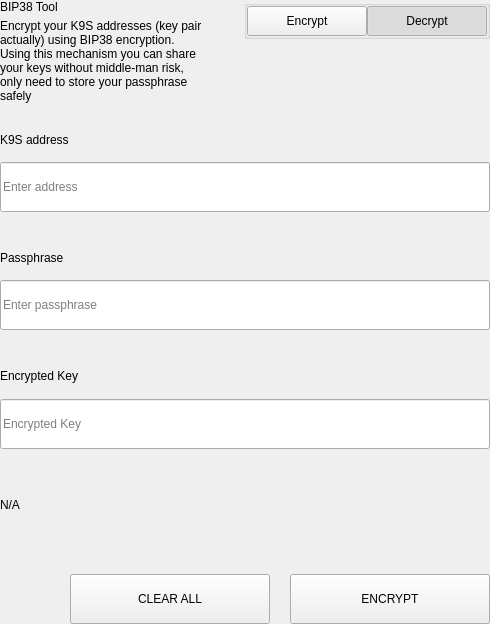
<?xml version="1.0" encoding="UTF-8"?>
<ui version="4.0">
 <class>SettingsBitToolWidget</class>
 <widget class="QWidget" name="SettingsBitToolWidget">
  <property name="geometry">
   <rect>
    <x>0</x>
    <y>0</y>
    <width>490</width>
    <height>624</height>
   </rect>
  </property>
  <property name="windowTitle">
   <string>Form</string>
  </property>
  <layout class="QVBoxLayout" name="verticalLayout">
   <property name="spacing">
    <number>0</number>
   </property>
   <property name="leftMargin">
    <number>0</number>
   </property>
   <property name="topMargin">
    <number>0</number>
   </property>
   <property name="rightMargin">
    <number>0</number>
   </property>
   <property name="bottomMargin">
    <number>0</number>
   </property>
   <item>
    <widget class="QWidget" name="left" native="true">
     <layout class="QVBoxLayout" name="verticalLayout_3">
      <property name="leftMargin">
       <number>0</number>
      </property>
      <property name="topMargin">
       <number>0</number>
      </property>
      <property name="rightMargin">
       <number>0</number>
      </property>
      <property name="bottomMargin">
       <number>0</number>
      </property>
      <item>
       <layout class="QVBoxLayout" name="verticalLayout_2">
        <property name="spacing">
         <number>0</number>
        </property>
        <item>
         <layout class="QHBoxLayout" name="horizontalLayout_3" stretch="3,1">
          <property name="spacing">
           <number>40</number>
          </property>
          <item>
           <layout class="QVBoxLayout" name="verticalLayoutTitle">
            <property name="spacing">
             <number>5</number>
            </property>
            <item>
             <widget class="QLabel" name="labelTitle">
              <property name="text">
               <string>BIP38 Tool</string>
              </property>
             </widget>
            </item>
            <item>
             <widget class="QLabel" name="labelSubtitle1">
              <property name="text">
               <string>Encrypt your K9S addresses (key pair actually) using BIP38 encryption.
Using this mechanism you can share your keys without middle-man risk, only need to store your passphrase safely</string>
              </property>
              <property name="wordWrap">
               <bool>true</bool>
              </property>
             </widget>
            </item>
           </layout>
          </item>
          <item alignment="Qt::AlignTop">
           <widget class="QGroupBox" name="groupBox">
            <property name="title">
             <string/>
            </property>
            <property name="alignment">
             <set>Qt::AlignLeading|Qt::AlignLeft|Qt::AlignTop</set>
            </property>
            <layout class="QHBoxLayout" name="horizontalLayout_4">
             <property name="spacing">
              <number>0</number>
             </property>
             <property name="leftMargin">
              <number>0</number>
             </property>
             <property name="topMargin">
              <number>0</number>
             </property>
             <property name="rightMargin">
              <number>0</number>
             </property>
             <property name="bottomMargin">
              <number>0</number>
             </property>
             <item>
              <spacer name="horizontalSpacer">
               <property name="orientation">
                <enum>Qt::Horizontal</enum>
               </property>
               <property name="sizeHint" stdset="0">
                <size>
                 <width>40</width>
                 <height>20</height>
                </size>
               </property>
              </spacer>
             </item>
             <item>
              <widget class="QPushButton" name="pushLeft">
               <property name="minimumSize">
                <size>
                 <width>120</width>
                 <height>30</height>
                </size>
               </property>
               <property name="maximumSize">
                <size>
                 <width>120</width>
                 <height>30</height>
                </size>
               </property>
               <property name="focusPolicy">
                <enum>Qt::NoFocus</enum>
               </property>
               <property name="text">
                <string>Encrypt</string>
               </property>
               <property name="checkable">
                <bool>true</bool>
               </property>
               <property name="autoExclusive">
                <bool>true</bool>
               </property>
              </widget>
             </item>
             <item>
              <widget class="QPushButton" name="pushRight">
               <property name="minimumSize">
                <size>
                 <width>120</width>
                 <height>30</height>
                </size>
               </property>
               <property name="maximumSize">
                <size>
                 <width>120</width>
                 <height>30</height>
                </size>
               </property>
               <property name="focusPolicy">
                <enum>Qt::NoFocus</enum>
               </property>
               <property name="text">
                <string>Decrypt</string>
               </property>
               <property name="checkable">
                <bool>true</bool>
               </property>
               <property name="checked">
                <bool>true</bool>
               </property>
               <property name="autoExclusive">
                <bool>true</bool>
               </property>
              </widget>
             </item>
            </layout>
           </widget>
          </item>
         </layout>
        </item>
        <item>
         <widget class="QStackedWidget" name="stackedWidget">
          <property name="currentIndex">
           <number>1</number>
          </property>
          <widget class="QWidget" name="pageDecrypt">
           <layout class="QVBoxLayout" name="verticalLayout_5">
            <property name="spacing">
             <number>0</number>
            </property>
            <property name="leftMargin">
             <number>0</number>
            </property>
            <property name="topMargin">
             <number>0</number>
            </property>
            <property name="rightMargin">
             <number>0</number>
            </property>
            <property name="bottomMargin">
             <number>0</number>
            </property>
            <item>
             <widget class="QWidget" name="widget" native="true">
              <property name="minimumSize">
               <size>
                <width>0</width>
                <height>100</height>
               </size>
              </property>
              <layout class="QVBoxLayout" name="verticalLayout_4">
               <property name="spacing">
                <number>0</number>
               </property>
               <property name="leftMargin">
                <number>0</number>
               </property>
               <property name="topMargin">
                <number>0</number>
               </property>
               <property name="rightMargin">
                <number>0</number>
               </property>
               <property name="bottomMargin">
                <number>0</number>
               </property>
               <item>
                <spacer name="verticalSpacer_2">
                 <property name="orientation">
                  <enum>Qt::Vertical</enum>
                 </property>
                 <property name="sizeType">
                  <enum>QSizePolicy::Fixed</enum>
                 </property>
                 <property name="sizeHint" stdset="0">
                  <size>
                   <width>20</width>
                   <height>20</height>
                  </size>
                 </property>
                </spacer>
               </item>
               <item>
                <layout class="QHBoxLayout" name="horizontalLayout_6" stretch="2">
                 <property name="spacing">
                  <number>0</number>
                 </property>
                 <item>
                  <layout class="QVBoxLayout" name="verticalLayout_7">
                   <property name="spacing">
                    <number>9</number>
                   </property>
                   <item>
                    <widget class="QLabel" name="labelSubtitleKey">
                     <property name="minimumSize">
                      <size>
                       <width>0</width>
                       <height>20</height>
                      </size>
                     </property>
                     <property name="maximumSize">
                      <size>
                       <width>16777215</width>
                       <height>20</height>
                      </size>
                     </property>
                     <property name="text">
                      <string>Encrypted key</string>
                     </property>
                    </widget>
                   </item>
                   <item>
                    <widget class="QLineEdit" name="lineEditKey">
                     <property name="minimumSize">
                      <size>
                       <width>0</width>
                       <height>50</height>
                      </size>
                     </property>
                     <property name="maximumSize">
                      <size>
                       <width>16777215</width>
                       <height>50</height>
                      </size>
                     </property>
                     <property name="placeholderText">
                      <string>Enter a encrypted key</string>
                     </property>
                    </widget>
                   </item>
                  </layout>
                 </item>
                </layout>
               </item>
               <item>
                <spacer name="verticalSpacer_3">
                 <property name="orientation">
                  <enum>Qt::Vertical</enum>
                 </property>
                 <property name="sizeType">
                  <enum>QSizePolicy::Fixed</enum>
                 </property>
                 <property name="sizeHint" stdset="0">
                  <size>
                   <width>20</width>
                   <height>20</height>
                  </size>
                 </property>
                </spacer>
               </item>
               <item>
                <layout class="QVBoxLayout" name="verticalLayout_9">
                 <property name="spacing">
                  <number>9</number>
                 </property>
                 <item>
                  <widget class="QLabel" name="labelSubtitlePassphrase">
                   <property name="maximumSize">
                    <size>
                     <width>16777215</width>
                     <height>20</height>
                    </size>
                   </property>
                   <property name="text">
                    <string>Passphrase</string>
                   </property>
                  </widget>
                 </item>
                 <item>
                  <widget class="QLineEdit" name="lineEditPassphrase">
                   <property name="minimumSize">
                    <size>
                     <width>0</width>
                     <height>50</height>
                    </size>
                   </property>
                   <property name="maximumSize">
                    <size>
                     <width>16777215</width>
                     <height>50</height>
                    </size>
                   </property>
                   <property name="placeholderText">
                    <string>Enter a passphrase</string>
                   </property>
                  </widget>
                 </item>
                </layout>
               </item>
               <item>
                <spacer name="verticalSpacer_4">
                 <property name="orientation">
                  <enum>Qt::Vertical</enum>
                 </property>
                 <property name="sizeType">
                  <enum>QSizePolicy::Fixed</enum>
                 </property>
                 <property name="sizeHint" stdset="0">
                  <size>
                   <width>20</width>
                   <height>20</height>
                  </size>
                 </property>
                </spacer>
               </item>
               <item>
                <widget class="QWidget" name="widget_3" native="true">
                 <property name="sizePolicy">
                  <sizepolicy hsizetype="Preferred" vsizetype="Fixed">
                   <horstretch>0</horstretch>
                   <verstretch>0</verstretch>
                  </sizepolicy>
                 </property>
                 <layout class="QVBoxLayout" name="verticalLayout_10">
                  <property name="spacing">
                   <number>9</number>
                  </property>
                  <property name="leftMargin">
                   <number>0</number>
                  </property>
                  <property name="topMargin">
                   <number>0</number>
                  </property>
                  <property name="rightMargin">
                   <number>0</number>
                  </property>
                  <property name="bottomMargin">
                   <number>0</number>
                  </property>
                  <item>
                   <widget class="QLabel" name="labelSubtitleDecryptResult">
                    <property name="minimumSize">
                     <size>
                      <width>0</width>
                      <height>20</height>
                     </size>
                    </property>
                    <property name="maximumSize">
                     <size>
                      <width>16777215</width>
                      <height>20</height>
                     </size>
                    </property>
                    <property name="text">
                     <string>Decrypted address result</string>
                    </property>
                   </widget>
                  </item>
                  <item>
                   <widget class="QWidget" name="widget_4" native="true">
                    <layout class="QHBoxLayout" name="horizontalLayout" stretch="6,0,1">
                     <property name="spacing">
                      <number>0</number>
                     </property>
                     <property name="leftMargin">
                      <number>0</number>
                     </property>
                     <property name="topMargin">
                      <number>0</number>
                     </property>
                     <property name="rightMargin">
                      <number>0</number>
                     </property>
                     <property name="bottomMargin">
                      <number>0</number>
                     </property>
                     <item alignment="Qt::AlignVCenter">
                      <widget class="QLineEdit" name="lineEditDecryptResult">
                       <property name="minimumSize">
                        <size>
                         <width>0</width>
                         <height>50</height>
                        </size>
                       </property>
                       <property name="maximumSize">
                        <size>
                         <width>16777215</width>
                         <height>50</height>
                        </size>
                       </property>
                       <property name="placeholderText">
                        <string>Decrypted Address</string>
                       </property>
                      </widget>
                     </item>
                     <item>
                      <spacer name="horizontalSpacer_4">
                       <property name="orientation">
                        <enum>Qt::Horizontal</enum>
                       </property>
                       <property name="sizeType">
                        <enum>QSizePolicy::Fixed</enum>
                       </property>
                       <property name="sizeHint" stdset="0">
                        <size>
                         <width>20</width>
                         <height>50</height>
                        </size>
                       </property>
                      </spacer>
                     </item>
                     <item>
                      <widget class="QPushButton" name="pushButtonImport">
                       <property name="minimumSize">
                        <size>
                         <width>140</width>
                         <height>40</height>
                        </size>
                       </property>
                       <property name="text">
                        <string>Import Address</string>
                       </property>
                      </widget>
                     </item>
                    </layout>
                   </widget>
                  </item>
                 </layout>
                </widget>
               </item>
               <item>
                <widget class="QLabel" name="statusLabel_DEC">
                 <property name="maximumSize">
                  <size>
                   <width>16777215</width>
                   <height>40</height>
                  </size>
                 </property>
                 <property name="text">
                  <string/>
                 </property>
                </widget>
               </item>
               <item>
                <spacer name="verticalSpacer">
                 <property name="orientation">
                  <enum>Qt::Vertical</enum>
                 </property>
                 <property name="sizeType">
                  <enum>QSizePolicy::Preferred</enum>
                 </property>
                 <property name="sizeHint" stdset="0">
                  <size>
                   <width>20</width>
                   <height>20</height>
                  </size>
                 </property>
                </spacer>
               </item>
               <item>
                <layout class="QHBoxLayout" name="horizontalLayout_7">
                 <property name="spacing">
                  <number>0</number>
                 </property>
                 <item>
                  <spacer name="horizontalSpacer_5">
                   <property name="orientation">
                    <enum>Qt::Horizontal</enum>
                   </property>
                   <property name="sizeType">
                    <enum>QSizePolicy::Expanding</enum>
                   </property>
                   <property name="sizeHint" stdset="0">
                    <size>
                     <width>40</width>
                     <height>20</height>
                    </size>
                   </property>
                  </spacer>
                 </item>
                 <item>
                  <widget class="QPushButton" name="pushButtonDecryptClear">
                   <property name="minimumSize">
                    <size>
                     <width>200</width>
                     <height>50</height>
                    </size>
                   </property>
                   <property name="maximumSize">
                    <size>
                     <width>200</width>
                     <height>50</height>
                    </size>
                   </property>
                   <property name="text">
                    <string>CLEAR</string>
                   </property>
                  </widget>
                 </item>
                 <item>
                  <spacer name="horizontalSpacer_3">
                   <property name="orientation">
                    <enum>Qt::Horizontal</enum>
                   </property>
                   <property name="sizeType">
                    <enum>QSizePolicy::Fixed</enum>
                   </property>
                   <property name="sizeHint" stdset="0">
                    <size>
                     <width>20</width>
                     <height>20</height>
                    </size>
                   </property>
                  </spacer>
                 </item>
                 <item>
                  <widget class="QPushButton" name="pushButtonDecrypt">
                   <property name="minimumSize">
                    <size>
                     <width>200</width>
                     <height>50</height>
                    </size>
                   </property>
                   <property name="maximumSize">
                    <size>
                     <width>200</width>
                     <height>50</height>
                    </size>
                   </property>
                   <property name="text">
                    <string>DECRYPT KEY</string>
                   </property>
                  </widget>
                 </item>
                </layout>
               </item>
              </layout>
             </widget>
            </item>
           </layout>
          </widget>
          <widget class="QWidget" name="pageEncrypt">
           <layout class="QVBoxLayout" name="verticalLayout_11">
            <property name="spacing">
             <number>0</number>
            </property>
            <property name="leftMargin">
             <number>0</number>
            </property>
            <property name="topMargin">
             <number>0</number>
            </property>
            <property name="rightMargin">
             <number>0</number>
            </property>
            <property name="bottomMargin">
             <number>0</number>
            </property>
            <item>
             <spacer name="verticalSpacer_8">
              <property name="orientation">
               <enum>Qt::Vertical</enum>
              </property>
              <property name="sizeType">
               <enum>QSizePolicy::Fixed</enum>
              </property>
              <property name="sizeHint" stdset="0">
               <size>
                <width>20</width>
                <height>20</height>
               </size>
              </property>
             </spacer>
            </item>
            <item>
             <widget class="QWidget" name="containerAddressEnc" native="true">
              <layout class="QVBoxLayout" name="containerAddressEncLayout">
               <property name="spacing">
                <number>5</number>
               </property>
               <property name="leftMargin">
                <number>0</number>
               </property>
               <property name="topMargin">
                <number>0</number>
               </property>
               <property name="rightMargin">
                <number>0</number>
               </property>
               <property name="bottomMargin">
                <number>0</number>
               </property>
               <item>
                <widget class="QLabel" name="labelSubtitleAddress">
                 <property name="minimumSize">
                  <size>
                   <width>0</width>
                   <height>20</height>
                  </size>
                 </property>
                 <property name="maximumSize">
                  <size>
                   <width>16777215</width>
                   <height>20</height>
                  </size>
                 </property>
                 <property name="text">
                  <string>K9S address</string>
                 </property>
                </widget>
               </item>
               <item>
                <widget class="QLineEdit" name="addressIn_ENC">
                 <property name="minimumSize">
                  <size>
                   <width>0</width>
                   <height>50</height>
                  </size>
                 </property>
                 <property name="placeholderText">
                  <string>Enter address</string>
                 </property>
                </widget>
               </item>
              </layout>
             </widget>
            </item>
            <item>
             <spacer name="verticalSpacer_6">
              <property name="orientation">
               <enum>Qt::Vertical</enum>
              </property>
              <property name="sizeType">
               <enum>QSizePolicy::Fixed</enum>
              </property>
              <property name="sizeHint" stdset="0">
               <size>
                <width>20</width>
                <height>20</height>
               </size>
              </property>
             </spacer>
            </item>
            <item>
             <widget class="QWidget" name="containerAddress" native="true">
              <layout class="QHBoxLayout" name="horizontalLayout_9" stretch="2">
               <property name="spacing">
                <number>0</number>
               </property>
               <property name="leftMargin">
                <number>0</number>
               </property>
               <property name="topMargin">
                <number>0</number>
               </property>
               <property name="rightMargin">
                <number>0</number>
               </property>
               <property name="bottomMargin">
                <number>0</number>
               </property>
               <item>
                <layout class="QVBoxLayout" name="verticalLayout_8">
                 <property name="spacing">
                  <number>5</number>
                 </property>
                 <item>
                  <widget class="QLabel" name="labelSubtitleMessage">
                   <property name="minimumSize">
                    <size>
                     <width>0</width>
                     <height>20</height>
                    </size>
                   </property>
                   <property name="maximumSize">
                    <size>
                     <width>16777215</width>
                     <height>20</height>
                    </size>
                   </property>
                   <property name="text">
                    <string>Passphrase</string>
                   </property>
                  </widget>
                 </item>
                 <item>
                  <widget class="QLineEdit" name="passphraseIn_ENC">
                   <property name="minimumSize">
                    <size>
                     <width>0</width>
                     <height>50</height>
                    </size>
                   </property>
                   <property name="maximumSize">
                    <size>
                     <width>16777215</width>
                     <height>50</height>
                    </size>
                   </property>
                   <property name="placeholderText">
                    <string>Enter passphrase</string>
                   </property>
                  </widget>
                 </item>
                </layout>
               </item>
              </layout>
             </widget>
            </item>
            <item>
             <spacer name="verticalSpacer_7">
              <property name="orientation">
               <enum>Qt::Vertical</enum>
              </property>
              <property name="sizeType">
               <enum>QSizePolicy::Fixed</enum>
              </property>
              <property name="sizeHint" stdset="0">
               <size>
                <width>20</width>
                <height>20</height>
               </size>
              </property>
             </spacer>
            </item>
            <item>
             <widget class="QWidget" name="widget_2" native="true">
              <property name="minimumSize">
               <size>
                <width>0</width>
                <height>75</height>
               </size>
              </property>
              <property name="maximumSize">
               <size>
                <width>16777215</width>
                <height>16777215</height>
               </size>
              </property>
              <layout class="QVBoxLayout" name="verticalLayout_6">
               <property name="leftMargin">
                <number>0</number>
               </property>
               <property name="topMargin">
                <number>0</number>
               </property>
               <property name="rightMargin">
                <number>0</number>
               </property>
               <property name="bottomMargin">
                <number>0</number>
               </property>
               <item>
                <widget class="QLabel" name="labelSubtitleEncryptedKey">
                 <property name="minimumSize">
                  <size>
                   <width>0</width>
                   <height>20</height>
                  </size>
                 </property>
                 <property name="maximumSize">
                  <size>
                   <width>16777215</width>
                   <height>20</height>
                  </size>
                 </property>
                 <property name="text">
                  <string>Encrypted Key</string>
                 </property>
                </widget>
               </item>
               <item>
                <widget class="QLineEdit" name="encryptedKeyOut_ENC">
                 <property name="minimumSize">
                  <size>
                   <width>0</width>
                   <height>50</height>
                  </size>
                 </property>
                 <property name="placeholderText">
                  <string>Encrypted Key</string>
                 </property>
                </widget>
               </item>
              </layout>
             </widget>
            </item>
            <item>
             <widget class="QLabel" name="statusLabel_ENC">
              <property name="text">
               <string notr="true">N/A</string>
              </property>
             </widget>
            </item>
            <item>
             <spacer name="verticalSpacer_5">
              <property name="orientation">
               <enum>Qt::Vertical</enum>
              </property>
              <property name="sizeType">
               <enum>QSizePolicy::Fixed</enum>
              </property>
              <property name="sizeHint" stdset="0">
               <size>
                <width>20</width>
                <height>20</height>
               </size>
              </property>
             </spacer>
            </item>
            <item>
             <layout class="QHBoxLayout" name="horizontalLayout_8">
              <property name="spacing">
               <number>0</number>
              </property>
              <item>
               <spacer name="horizontalSpacer_6">
                <property name="orientation">
                 <enum>Qt::Horizontal</enum>
                </property>
                <property name="sizeType">
                 <enum>QSizePolicy::Expanding</enum>
                </property>
                <property name="sizeHint" stdset="0">
                 <size>
                  <width>40</width>
                  <height>20</height>
                 </size>
                </property>
               </spacer>
              </item>
              <item>
               <widget class="QPushButton" name="pushButtonClear">
                <property name="minimumSize">
                 <size>
                  <width>200</width>
                  <height>50</height>
                 </size>
                </property>
                <property name="focusPolicy">
                 <enum>Qt::NoFocus</enum>
                </property>
                <property name="text">
                 <string>CLEAR ALL</string>
                </property>
               </widget>
              </item>
              <item>
               <spacer name="horizontalSpacer_2">
                <property name="orientation">
                 <enum>Qt::Horizontal</enum>
                </property>
                <property name="sizeType">
                 <enum>QSizePolicy::Fixed</enum>
                </property>
                <property name="sizeHint" stdset="0">
                 <size>
                  <width>20</width>
                  <height>20</height>
                 </size>
                </property>
               </spacer>
              </item>
              <item>
               <widget class="QPushButton" name="pushButtonEncrypt">
                <property name="minimumSize">
                 <size>
                  <width>200</width>
                  <height>50</height>
                 </size>
                </property>
                <property name="maximumSize">
                 <size>
                  <width>200</width>
                  <height>50</height>
                 </size>
                </property>
                <property name="focusPolicy">
                 <enum>Qt::NoFocus</enum>
                </property>
                <property name="text">
                 <string>ENCRYPT</string>
                </property>
               </widget>
              </item>
             </layout>
            </item>
           </layout>
          </widget>
         </widget>
        </item>
       </layout>
      </item>
     </layout>
    </widget>
   </item>
  </layout>
 </widget>
 <resources/>
 <connections/>
</ui>
